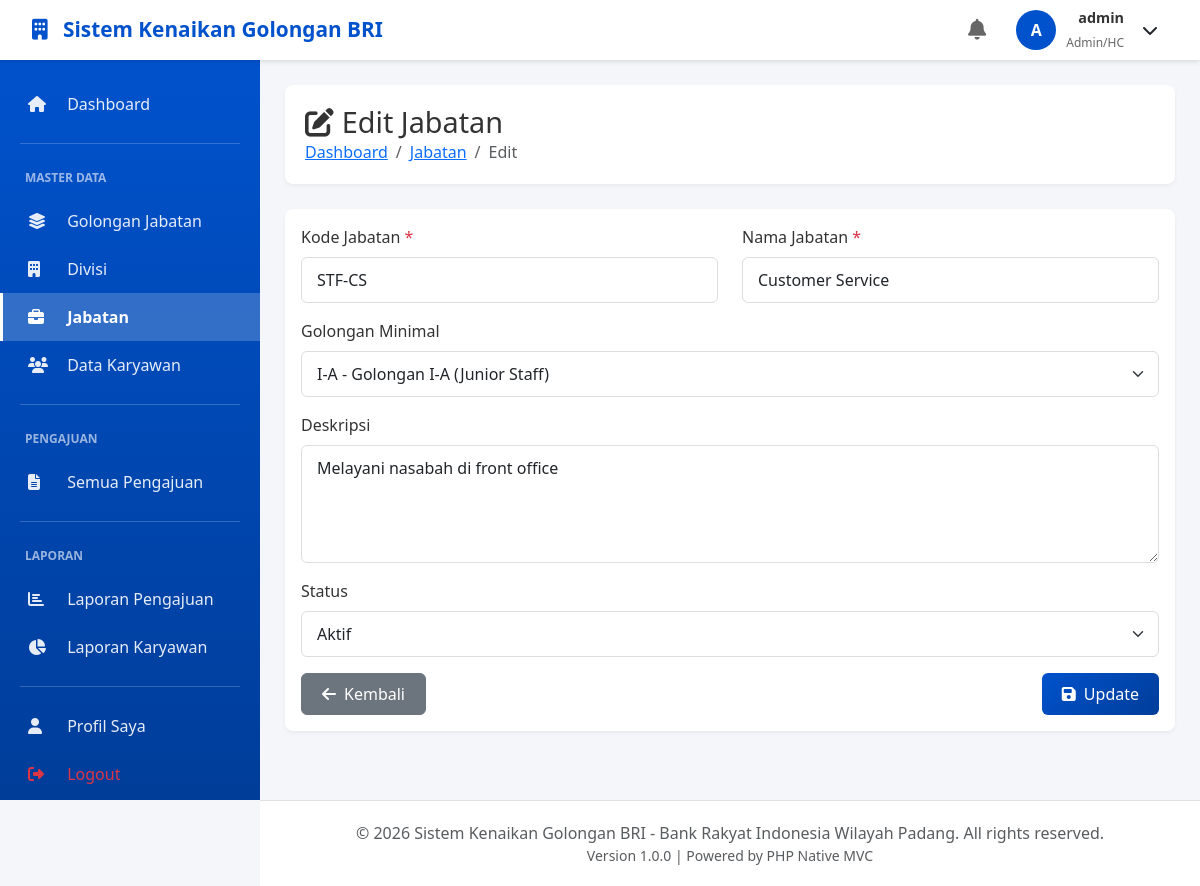
The page /jabatan/edit/1 (signed in) on the database its author committed.
### tables this page shows
CREATE TABLE IF NOT EXISTS `jabatan` (
  `id_jabatan` int NOT NULL AUTO_INCREMENT,
  `kode_jabatan` varchar(20) NOT NULL,
  `nama_jabatan` varchar(100) NOT NULL,
  `id_golongan_minimal` int DEFAULT NULL,
  `deskripsi` text,
  `is_active` tinyint(1) DEFAULT '1',
  `created_at` timestamp NULL DEFAULT CURRENT_TIMESTAMP,
  `updated_at` timestamp NULL DEFAULT CURRENT_TIMESTAMP ON UPDATE CURRENT_TIMESTAMP,
  PRIMARY KEY (`id_jabatan`),
  UNIQUE KEY `kode_jabatan` (`kode_jabatan`),
  KEY `id_golongan_minimal` (`id_golongan_minimal`),
  CONSTRAINT `jabatan_ibfk_1` FOREIGN KEY (`id_golongan_minimal`) REFERENCES `golongan_jabatan` (`id_golongan`)
);

CREATE TABLE IF NOT EXISTS `golongan_jabatan` (
  `id_golongan` int NOT NULL AUTO_INCREMENT,
  `kode_golongan` varchar(10) NOT NULL,
  `nama_golongan` varchar(100) NOT NULL,
  `level` int NOT NULL,
  `sub_level` char(1) NOT NULL,
  `deskripsi` text,
  `syarat_minimal` text,
  `is_active` tinyint(1) DEFAULT '1',
  `created_at` timestamp NULL DEFAULT CURRENT_TIMESTAMP,
  `updated_at` timestamp NULL DEFAULT CURRENT_TIMESTAMP ON UPDATE CURRENT_TIMESTAMP,
  PRIMARY KEY (`id_golongan`),
  UNIQUE KEY `kode_golongan` (`kode_golongan`),
  KEY `idx_level_sub` (`level`,`sub_level`)
);

### app/controllers/JabatanController.php (called while the page is built, shortened)
<?php
class JabatanController extends Controller
{
    private $jabatanModel;
    private $golonganModel;
    public function __construct()
    {
        $this->jabatanModel = $this->model('Jabatan');
        $this->golonganModel = $this->model('GolonganJabatan');
    }
    public function edit($id)
    {
        $jabatan = $this->jabatanModel->getById($id);
        $golongan = $this->golonganModel->getAllActive();
        $data = [
            'pageTitle' => 'Edit Jabatan',
            'currentPage' => 'jabatan',
            'jabatan' => $jabatan,
            'golongan' => $golongan
        ];
        $this->view('jabatan/edit', $data);
    }
}

### core/App.php (called while the page is built, shortened)
<?php
class App
{
    protected $method = 'index';
    public function __construct()
    {
        $url = $this->parseURL();
        if (isset($url[0]) && file_exists('../app/controllers/' . ucfirst($url[0]) . 'Controller.php')) {
            unset($url[0]);
        }
        $this->controller = new $this->controller;
        if (isset($url[1])) {
            if (method_exists($this->controller, $url[1])) {
                $this->method = $url[1];
                unset($url[1]);
            }
        } else {
            if (method_exists($this->controller, 'index')) {
                $this->method = 'index';
            }
        }
        $this->params = $url ? array_values($url) : [];
        call_user_func_array([$this->controller, $this->method], $this->params);
    }
    private function parseURL()
    {
        if (isset($_SERVER['REQUEST_URI'])) {
            $uri = strtok($_SERVER['REQUEST_URI'], '?');
            $url = rtrim($uri, '/');
            $url = filter_var($url, FILTER_SANITIZE_URL);
            $url = explode('/', trim($url, '/'));
            return $url;
        }
        return [];
    }
}

### public/index.php (called while the page is built, shortened)
<?php
require_once '../app/config/Database.php';
require_once '../core/App.php';
require_once '../core/Controller.php';
require_once '../core/Model.php';
require_once '../app/helpers/Session.php';
$app = new App();

### app/config/Database.php (called while the page is built, shortened)
<?php
class Database
{
    private static $instance = null;
    private $connection;
    private $host = DB_HOST;
    private $dbname = DB_NAME;
    private $username = DB_USER;
    private $password = DB_PASS;
    private $charset = 'utf8mb4';
    private function __construct()
    {
        $dsn = "mysql:host={$this->host};dbname={$this->dbname};charset={$this->charset}";
        $options = [
            PDO::ATTR_ERRMODE            => PDO::ERRMODE_EXCEPTION,
            PDO::ATTR_DEFAULT_FETCH_MODE => PDO::FETCH_OBJ,
            PDO::ATTR_EMULATE_PREPARES   => false,
            PDO::MYSQL_ATTR_INIT_COMMAND => "SET NAMES {$this->charset}"
        ];
        try {
            $this->connection = new PDO($dsn, $this->username, $this->password, $options);
            $this->applyRuntimeMigrations();
        } catch (PDOException $e) {
            die("Database Connection Failed: " . $e->getMessage());
        }
    }
    private function applyRuntimeMigrations()
    {
        if (!$this->columnExists('pengajuan', 'nilai_kinerja_pengajuan')) {
            $sql = "ALTER TABLE pengajuan
                    ADD COLUMN nilai_kinerja_pengajuan DECIMAL(5,2) NULL
                    AFTER alasan_pengajuan";
            $this->connection->exec($sql);
        }
    }
    private function columnExists($table, $column)
    {
        $table = preg_replace('/[^a-zA-Z0-9_]/', '', $table);
        $column = preg_replace('/[^a-zA-Z0-9_]/', '', $column);
        $sql = "SHOW COLUMNS FROM `{$table}` LIKE '{$column}'";
        $stmt = $this->connection->query($sql);
        return $stmt->fetch(PDO::FETCH_ASSOC) !== false;
    }
    public static function getInstance()
    {
        if (self::$instance === null) {
            self::$instance = new self();
        }
        return self::$instance;
    }
    public function getConnection()
    {
        return $this->connection;
    }
}

### core/Model.php (called while the page is built, shortened)
<?php
class Model
{
    protected $db;
    protected $table;
    protected $primaryKey = 'id';
    public function __construct()
    {
        $this->db = Database::getInstance()->getConnection();
    }
    public function getById($id)
    {
        $sql = "SELECT * FROM {$this->table} WHERE {$this->primaryKey} = :id";
        $stmt = $this->db->prepare($sql);
        $stmt->bindParam(':id', $id);
        $stmt->execute();
        return $stmt->fetch(PDO::FETCH_OBJ);
    }
}

### app/helpers/Session.php (called while the page is built, shortened)
<?php
class Session
{
    public static function get($key, $default = null)
    {
        return isset($_SESSION[$key]) ? $_SESSION[$key] : $default;
    }
}

### app/models/GolonganJabatan.php (called while the page is built, shortened)
<?php
class GolonganJabatan extends Model
{
    protected $table = 'golongan_jabatan';
    public function getAllActive()
    {
        $sql = "SELECT * FROM {$this->table} WHERE is_active = 1
                ORDER BY level ASC, sub_level ASC";
        $stmt = $this->db->prepare($sql);
        $stmt->execute();
        return $stmt->fetchAll(PDO::FETCH_OBJ);
    }
}

### app/views/jabatan/edit.php (the view, shortened to what this page needs)
<div class="content-header">
    <h1><i class="fas fa-edit me-2"></i>Edit Jabatan</h1>
    <nav aria-label="breadcrumb">
        <ol class="breadcrumb">
            <li class="breadcrumb-item"><a href="<?= BASE_URL ?>/dashboard">Dashboard</a></li>
            <li class="breadcrumb-item"><a href="<?= BASE_URL ?>/jabatan">Jabatan</a></li>
            <li class="breadcrumb-item active">Edit</li>
        </ol>
    </nav>
</div>
<div class="card">
    <div class="card-body">
        <?php
        $old = Session::get('old');
        ?>
        <form method="POST" action="<?= BASE_URL ?>/jabatan/update/<?= $jabatan->id_jabatan ?>">
            <div class="row">
                <div class="col-md-6">
                    <div class="mb-3">
                        <label for="kode_jabatan" class="form-label">Kode Jabatan <span class="text-danger">*</span></label>
                        <input type="text" class="form-control" id="kode_jabatan" name="kode_jabatan"
                               value="<?= $old['kode_jabatan'] ?? $jabatan->kode_jabatan ?>" required>
                    </div>
                </div>
                <div class="col-md-6">
                    <div class="mb-3">
                        <label for="nama_jabatan" class="form-label">Nama Jabatan <span class="text-danger">*</span></label>
                        <input type="text" class="form-control" id="nama_jabatan" name="nama_jabatan"
                               value="<?= $old['nama_jabatan'] ?? $jabatan->nama_jabatan ?>" required>
                    </div>
                </div>
            </div>
            <div class="mb-3">
                <label for="id_golongan_minimal" class="form-label">Golongan Minimal</label>
                <select class="form-select" id="id_golongan_minimal" name="id_golongan_minimal">
                    <?php if (!empty($golongan)): ?>
                        <?php foreach ($golongan as $g): ?>
                            <option value="<?= $g->id_golongan ?>"
                                    <?= ($old['id_golongan_minimal'] ?? $jabatan->id_golongan_minimal) == $g->id_golongan ? 'selected' : '' ?>>
                                <?= $g->kode_golongan ?> - <?= $g->nama_golongan ?>
                            </option>
                        <?php endforeach; ?>
                    <?php endif; ?>
                </select>
            </div>
            <div class="mb-3">
                <label for="deskripsi" class="form-label">Deskripsi</label>
                <textarea class="form-control" id="deskripsi" name="deskripsi" rows="4"><?= $old['deskripsi'] ?? $jabatan->deskripsi ?></textarea>
            </div>
            <div class="mb-3">
                <label for="is_active" class="form-label">Status</label>
                <select class="form-select" id="is_active" name="is_active">
                    <option value="1" <?= ($old['is_active'] ?? $jabatan->is_active) == '1' ? 'selected' : '' ?>>Aktif</option>
                </select>
            </div>
            <div class="d-flex justify-content-between">
                <a href="<?= BASE_URL ?>/jabatan" class="btn btn-secondary">
                    <i class="fas fa-arrow-left me-2"></i>Kembali
                </a>
                <button type="submit" class="btn btn-primary">
                    <i class="fas fa-save me-2"></i>Update
                </button>
            </div>
        </form>
    </div>
</div>

### public/assets/css/style.css (style rules this page uses)
.btn { border-radius: 6px; padding: 8px 20px; font-weight: 500; transition: all 0.3s; }
.btn-primary { background: linear-gradient(135deg, #0052CC 0%, #003D99 100%); border: none; }
.form-control, .form-select { border-radius: 6px; border: 1px solid #ddd; padding: 10px 15px; }
.form-label { font-weight: 500; color: #333; margin-bottom: 8px; }

### app/views/layouts/header.php (style rules this page uses)
:root { --primary-color: #0052CC; --secondary-color: #003D99; --sidebar-width: 260px; --navbar-height: 60px; }
body { font-family: 'Segoe UI', Tahoma, Geneva, Verdana, sans-serif; background-color: #f5f6fa; }
.content-header { background: white; border-radius: 8px; padding: 20px; margin-bottom: 25px; box-shadow: 0 2px 4px rgba(0,0,0,0.05); }
.content-header h1 { font-size: 1.8rem; margin: 0; color: #333; }
.breadcrumb { margin: 0; padding: 0; background: none; }
.card { border: none; border-radius: 8px; box-shadow: 0 2px 4px rgba(0,0,0,0.05); margin-bottom: 25px; }

### rows shown on the page
jabatan: kode_jabatan "STF-CS", nama_jabatan "Customer Service", id_golongan_minimal "I-A - Golongan I-A (Junior Staff)", deskripsi "Melayani nasabah di front office", is_active "Aktif"

### other values the page prints
APP_NAME "Sistem Kenaikan Golongan BRI"
substr(Session::get('nama_lengkap', Session::get('username')), 0, 1) "A"
Helper::escape(Session::get('nama_lengkap', Session::get('username'))) "admin"
Helper::getRoleLabel(Session::getRole()) "Admin/HC"
APP_VERSION "1.0.0"
